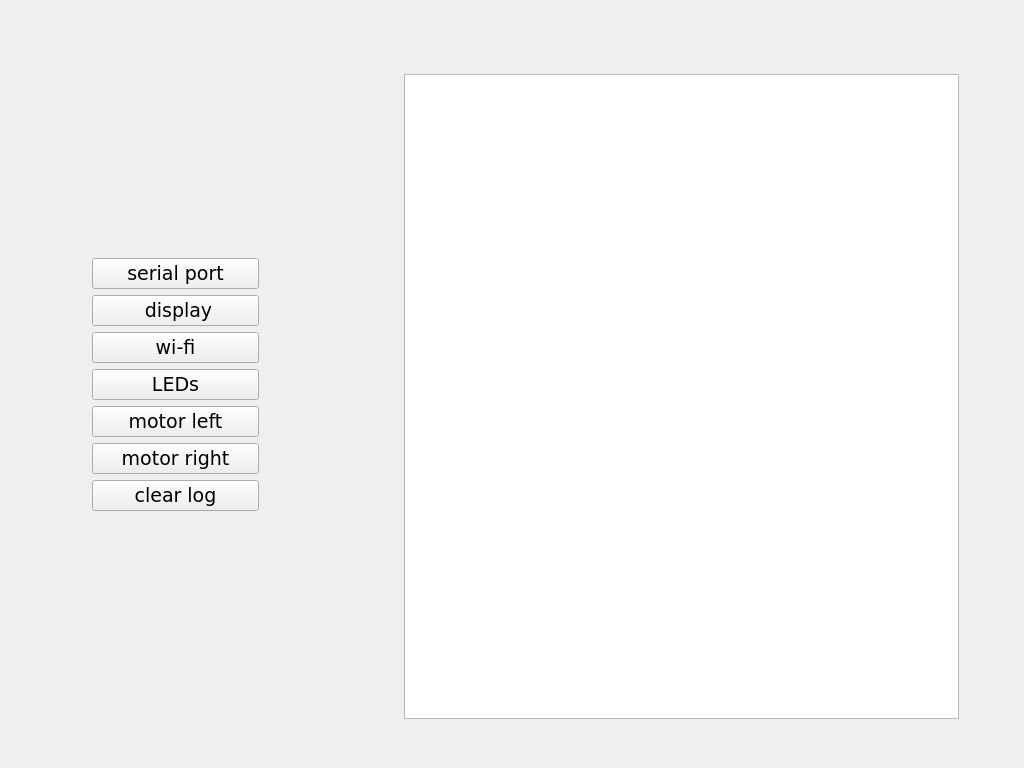
<?xml version="1.0" encoding="UTF-8"?>
<ui version="4.0">
 <class>MainWindow</class>
 <widget class="QMainWindow" name="MainWindow">
  <property name="geometry">
   <rect>
    <x>0</x>
    <y>0</y>
    <width>1024</width>
    <height>768</height>
   </rect>
  </property>
  <property name="minimumSize">
   <size>
    <width>1024</width>
    <height>768</height>
   </size>
  </property>
  <property name="windowTitle">
   <string>MainWindow</string>
  </property>
  <widget class="QWidget" name="centralwidget">
   <property name="minimumSize">
    <size>
     <width>1024</width>
     <height>768</height>
    </size>
   </property>
   <layout class="QVBoxLayout" name="verticalLayout">
    <item>
     <layout class="QHBoxLayout" name="horizontalLayout" stretch="1,2">
      <property name="spacing">
       <number>6</number>
      </property>
      <item>
       <layout class="QVBoxLayout" name="verticalLayout_2" stretch="0">
        <item>
         <layout class="QGridLayout" name="gridLayout_3" rowstretch="1,1,1" columnstretch="1,2,1">
          <property name="topMargin">
           <number>12</number>
          </property>
          <property name="bottomMargin">
           <number>12</number>
          </property>
          <item row="1" column="0">
           <spacer name="horizontalSpacer">
            <property name="orientation">
             <enum>Qt::Horizontal</enum>
            </property>
            <property name="sizeHint" stdset="0">
             <size>
              <width>40</width>
              <height>20</height>
             </size>
            </property>
           </spacer>
          </item>
          <item row="0" column="1">
           <spacer name="verticalSpacer">
            <property name="orientation">
             <enum>Qt::Vertical</enum>
            </property>
            <property name="sizeHint" stdset="0">
             <size>
              <width>20</width>
              <height>40</height>
             </size>
            </property>
           </spacer>
          </item>
          <item row="1" column="2">
           <spacer name="horizontalSpacer_2">
            <property name="orientation">
             <enum>Qt::Horizontal</enum>
            </property>
            <property name="sizeHint" stdset="0">
             <size>
              <width>40</width>
              <height>20</height>
             </size>
            </property>
           </spacer>
          </item>
          <item row="1" column="1">
           <layout class="QVBoxLayout" name="verticalLayout_3">
            <item>
             <widget class="QPushButton" name="btn_serial">
              <property name="font">
               <font>
                <family>DejaVu Sans</family>
                <pointsize>14</pointsize>
                <weight>50</weight>
                <italic>false</italic>
                <bold>false</bold>
               </font>
              </property>
              <property name="styleSheet">
               <string notr="true">font: 14pt &quot;DejaVu Sans&quot;;</string>
              </property>
              <property name="text">
               <string>serial port</string>
              </property>
             </widget>
            </item>
            <item>
             <widget class="QPushButton" name="btn_test_display_1">
              <property name="sizePolicy">
               <sizepolicy hsizetype="Preferred" vsizetype="Fixed">
                <horstretch>0</horstretch>
                <verstretch>0</verstretch>
               </sizepolicy>
              </property>
              <property name="font">
               <font>
                <family>DejaVu Sans</family>
                <pointsize>14</pointsize>
                <weight>50</weight>
                <italic>false</italic>
                <bold>false</bold>
               </font>
              </property>
              <property name="styleSheet">
               <string notr="true">font: 14pt &quot;DejaVu Sans&quot;;</string>
              </property>
              <property name="text">
               <string> display</string>
              </property>
             </widget>
            </item>
            <item>
             <widget class="QPushButton" name="btn_test_wifi_1">
              <property name="font">
               <font>
                <family>DejaVu Sans</family>
                <pointsize>14</pointsize>
                <weight>50</weight>
                <italic>false</italic>
                <bold>false</bold>
               </font>
              </property>
              <property name="styleSheet">
               <string notr="true">font: 14pt &quot;DejaVu Sans&quot;;</string>
              </property>
              <property name="text">
               <string>wi-fi</string>
              </property>
             </widget>
            </item>
            <item>
             <widget class="QPushButton" name="btn_test_led_strip">
              <property name="font">
               <font>
                <family>DejaVu Sans</family>
                <pointsize>14</pointsize>
                <weight>50</weight>
                <italic>false</italic>
                <bold>false</bold>
               </font>
              </property>
              <property name="styleSheet">
               <string notr="true">font: 14pt &quot;DejaVu Sans&quot;;</string>
              </property>
              <property name="text">
               <string>LEDs</string>
              </property>
             </widget>
            </item>
            <item>
             <widget class="QPushButton" name="btn_test_motor_move_left">
              <property name="font">
               <font>
                <family>DejaVu Sans</family>
                <pointsize>14</pointsize>
                <weight>50</weight>
                <italic>false</italic>
                <bold>false</bold>
               </font>
              </property>
              <property name="styleSheet">
               <string notr="true">font: 14pt &quot;DejaVu Sans&quot;;</string>
              </property>
              <property name="text">
               <string>motor left</string>
              </property>
             </widget>
            </item>
            <item>
             <widget class="QPushButton" name="btn_test_motor_move_right">
              <property name="font">
               <font>
                <family>DejaVu Sans</family>
                <pointsize>14</pointsize>
                <weight>50</weight>
                <italic>false</italic>
                <bold>false</bold>
               </font>
              </property>
              <property name="styleSheet">
               <string notr="true">font: 14pt &quot;DejaVu Sans&quot;;</string>
              </property>
              <property name="text">
               <string>motor right</string>
              </property>
             </widget>
            </item>
            <item>
             <widget class="QPushButton" name="btn_clr_log">
              <property name="font">
               <font>
                <family>DejaVu Sans</family>
                <pointsize>14</pointsize>
                <weight>50</weight>
                <italic>false</italic>
                <bold>false</bold>
               </font>
              </property>
              <property name="styleSheet">
               <string notr="true">font: 14pt &quot;DejaVu Sans&quot;;</string>
              </property>
              <property name="text">
               <string>clear log</string>
              </property>
             </widget>
            </item>
           </layout>
          </item>
          <item row="2" column="1">
           <spacer name="verticalSpacer_5">
            <property name="orientation">
             <enum>Qt::Vertical</enum>
            </property>
            <property name="sizeHint" stdset="0">
             <size>
              <width>20</width>
              <height>40</height>
             </size>
            </property>
           </spacer>
          </item>
         </layout>
        </item>
       </layout>
      </item>
      <item>
       <layout class="QVBoxLayout" name="verticalLayout_4" stretch="1">
        <item>
         <layout class="QGridLayout" name="gridLayout_5" rowstretch="1,10,0" columnstretch="1,10,1">
          <item row="1" column="2">
           <spacer name="horizontalSpacer_8">
            <property name="orientation">
             <enum>Qt::Horizontal</enum>
            </property>
            <property name="sizeHint" stdset="0">
             <size>
              <width>40</width>
              <height>20</height>
             </size>
            </property>
           </spacer>
          </item>
          <item row="0" column="1">
           <spacer name="verticalSpacer_7">
            <property name="orientation">
             <enum>Qt::Vertical</enum>
            </property>
            <property name="sizeHint" stdset="0">
             <size>
              <width>20</width>
              <height>40</height>
             </size>
            </property>
           </spacer>
          </item>
          <item row="1" column="1">
           <widget class="QListWidget" name="lst_trace">
            <property name="sizePolicy">
             <sizepolicy hsizetype="Expanding" vsizetype="Expanding">
              <horstretch>0</horstretch>
              <verstretch>0</verstretch>
             </sizepolicy>
            </property>
            <property name="styleSheet">
             <string notr="true">font: 12pt &quot;DejaVu Sans&quot;;</string>
            </property>
            <property name="autoScrollMargin">
             <number>0</number>
            </property>
           </widget>
          </item>
          <item row="1" column="0">
           <spacer name="horizontalSpacer_9">
            <property name="orientation">
             <enum>Qt::Horizontal</enum>
            </property>
            <property name="sizeHint" stdset="0">
             <size>
              <width>40</width>
              <height>20</height>
             </size>
            </property>
           </spacer>
          </item>
          <item row="2" column="1">
           <spacer name="verticalSpacer_3">
            <property name="orientation">
             <enum>Qt::Vertical</enum>
            </property>
            <property name="sizeHint" stdset="0">
             <size>
              <width>20</width>
              <height>40</height>
             </size>
            </property>
           </spacer>
          </item>
         </layout>
        </item>
       </layout>
      </item>
     </layout>
    </item>
   </layout>
  </widget>
 </widget>
 <resources/>
 <connections/>
</ui>
